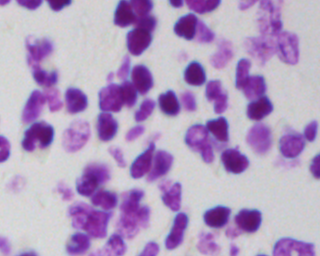
#> input picture preprocess/sample.png, 320 x 256 px
$ python -i resize.py   (imports and definitions only)
#> lines starting #> are read from the running program, lines starting #| are printed output that depends on the picture
#> further down, picture is the input picture: shape (256, 320, 3); mean B, G, R 193, 154.2, 177.3
import cv2
import numpy as np


def to_square(image, size=640):
#> called with size = 640
    height = image.shape[0]
#> height = 256
    width = image.shape[1]
#> width = 320
    channels = image.shape[2]
#> channels = 3

    if height > width:
        resized_image = cv2.resize(image, None, fx = size / height, fy = size / height, interpolation = cv2.INTER_NEAREST)
        mirroring_image = cv2.flip(resized_image, 1)
        combined_image = cv2.hconcat([mirroring_image, resized_image, mirroring_image])
        output = np.zeros((size, size, channels), dtype = "uint8")
        combined_width = combined_image.shape[1]
        if combined_width < size:
            n = int((size - combined_width) / 2)
            output[::, n:n+combined_width] = combined_image
        else:
            n = int((combined_width - size) / 2)
            output = combined_image[::, n:n+size]
    elif height < width:
        resized_image = cv2.resize(image, None, fx = size / width, fy = size / width, interpolation = cv2.INTER_NEAREST)
        mirroring_image = cv2.flip(resized_image, 0)
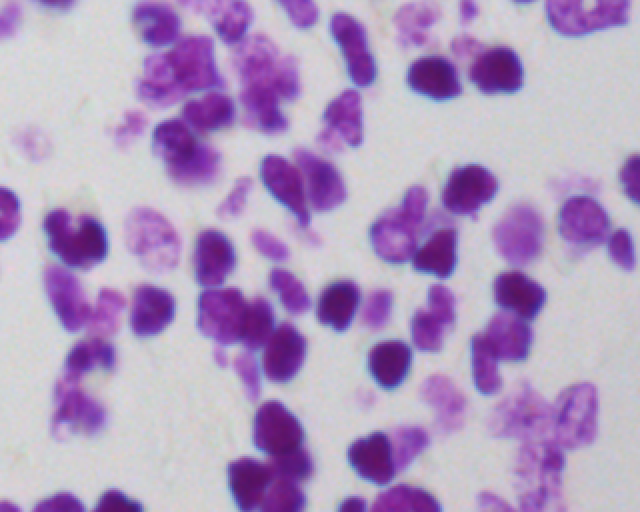
#> mirroring_image: shape (512, 640, 3); mean B, G, R 193, 154.2, 177.3
        combined_image = cv2.vconcat([mirroring_image, resized_image, mirroring_image])
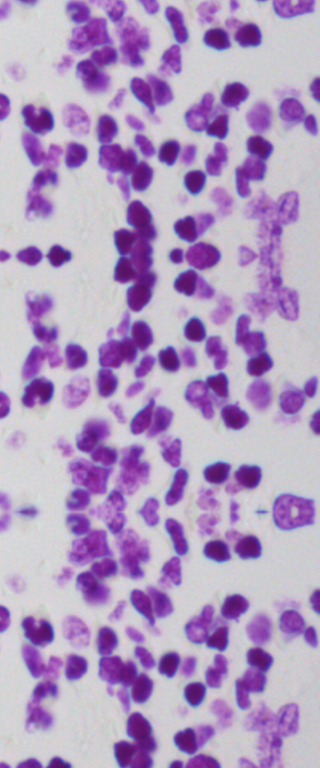
#> combined_image: shape (1536, 640, 3) (shown at 1/2 size); mean B, G, R 193, 154.2, 177.3
        output = np.zeros((size, size, channels), dtype = "uint8")
        combined_height = combined_image.shape[0]
#> combined_height = 1536
        if combined_height < size:
            n = int((size - combined_height) / 2)
            output[n:n+combined_height, ::] = combined_image
        else:
            n = int((combined_height - size) / 2)
#> n = 448
            output = combined_image[ n:n+size, ::]
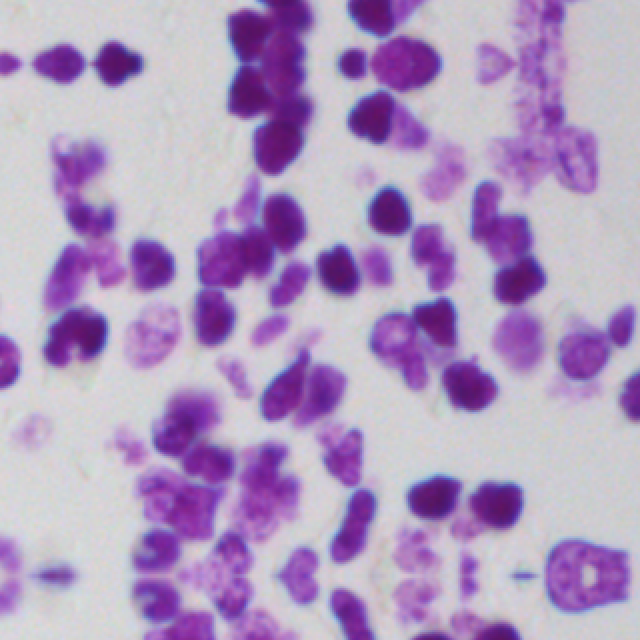
#> output: shape (640, 640, 3); mean B, G, R 193, 154.3, 177.4
    else:
        output = cv2.resize(image, (size, size), interpolation = cv2.INTER_NEAREST)

    return output


def from_square(image, shape):
    height = shape[0]
    width = shape[1]
    size = image.shape[1]

    if height >= width:
        resized_width = int(width * size / height + 0.5)
        n = int((size - resized_width) / 2)
        resized_image = image[::, n:n + resized_width]
    elif height < width:
        resized_height = int(height * size / width + 0.5)
        n = int((size - resized_height) / 2)
        resized_image = image[n:n+resized_height, ::]

    resized_image = cv2.resize(resized_image, (width, height))

    return resized_image

>>> import cv2
>>> picture = cv2.imread('../preprocess/sample.png')
>>> result = to_square(picture)
